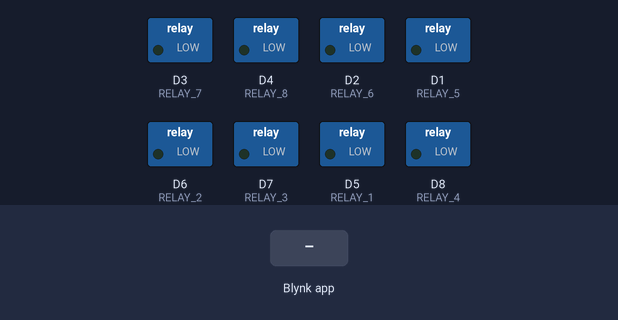
A sketch run on a simulated ESP8266 (NodeMCU). Shown: switched loads named in the sketch (green lamp = pin HIGH). Inputs (shaded band) come from the test bench. WiFi joins after 1.5 s; servers stay silent unless stated.

Above: at 3.0 s.
3.1 s: Blynk app writes 1 to V1
At 3.8 s:
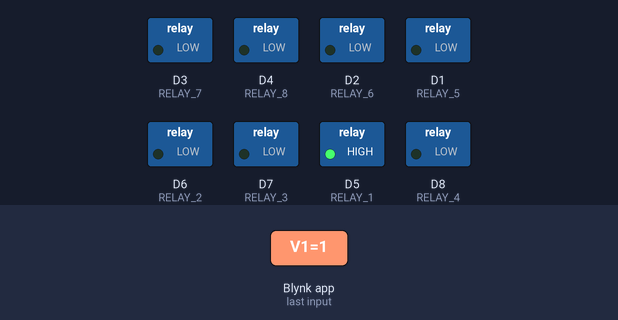
4.6 s: Blynk app writes 1 to V2
At 4.9 s:
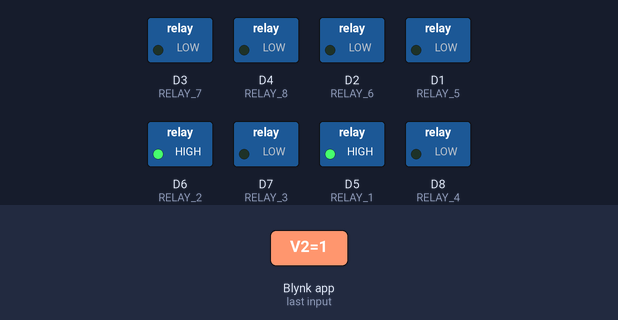
6.1 s: Blynk app writes 0 to V1
At 7.3 s:
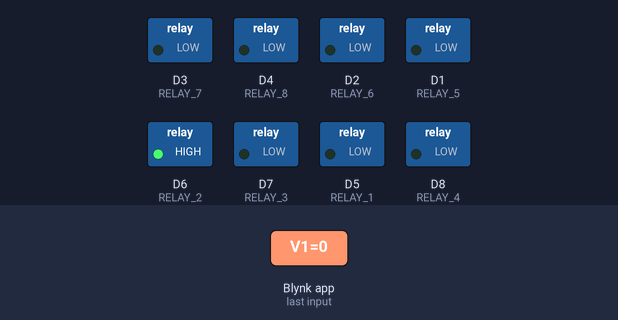
7.6 s: Blynk app writes 1 to V3
At 8.5 s:
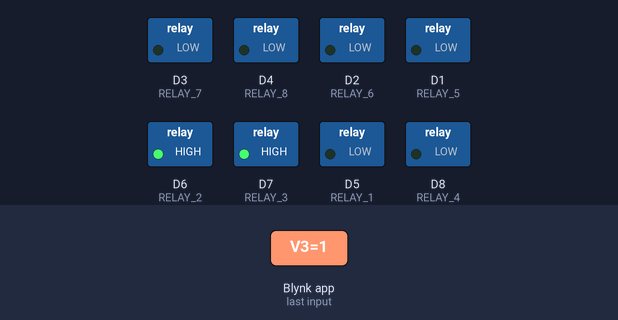
9.1 s: Blynk app writes 200 to V1
At 9.6 s:
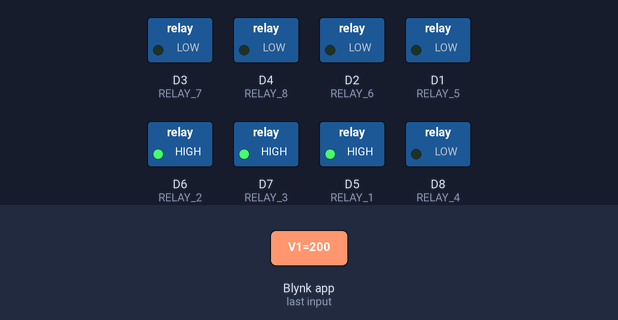
10.6 s: Blynk app writes 0 to V2
At 11.9 s:
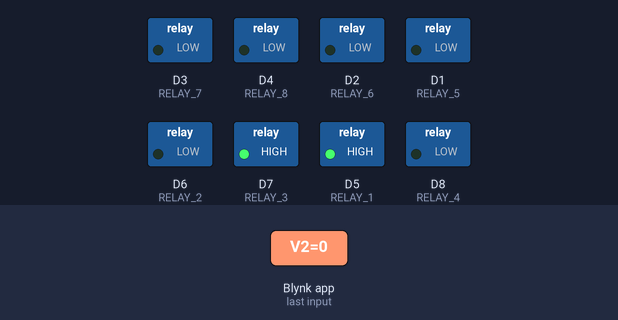
Timing chart, 0 to 13.1 s (numbered marks = the images above; inputs shaded):
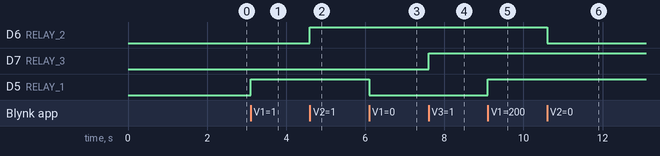

The sketch:

eightchannelrelayhomeautomation.ino
```cpp
// (licence header left out)
#define BLYNK_PRINT Serial
#include <ESP8266WiFi.h>
#include <BlynkSimpleEsp8266.h>

char auth[] = "YourAuthToken";
char ssid[] = "YourNetworkName";
char pass[] = "YourPassword";

#define RELAY_1 D5 // GPIO14 for relay 1
#define RELAY_2 D6 // GPIO12 for relay 2
#define RELAY_3 D7 // GPIO13 for relay 3
#define RELAY_4 D8 // GPIO15 for relay 4
#define RELAY_5 D1 // GPIO5 for relay 5
#define RELAY_6 D2 // GPIO4 for relay 6
#define RELAY_7 D3 // GPIO0 for relay 7
#define RELAY_8 D4 // GPIO2 for relay 8

BlynkTimer timer;

void setup()
{
  Serial.begin(9600);
  Blynk.begin(auth, ssid, pass);

  pinMode(RELAY_1, OUTPUT);
  pinMode(RELAY_2, OUTPUT);
  pinMode(RELAY_3, OUTPUT);
  pinMode(RELAY_4, OUTPUT);
  pinMode(RELAY_5, OUTPUT);
  pinMode(RELAY_6, OUTPUT);
  pinMode(RELAY_7, OUTPUT);
  pinMode(RELAY_8, OUTPUT);

  timer.setInterval(1000L, checkRelayStatus); // check relay status every 1s
}

void loop()
{
  Blynk.run();
  timer.run();
}

void checkRelayStatus()
{
  Blynk.virtualWrite(V1, digitalRead(RELAY_1));
  Blynk.virtualWrite(V2, digitalRead(RELAY_2));
  Blynk.virtualWrite(V3, digitalRead(RELAY_3));
  Blynk.virtualWrite(V4, digitalRead(RELAY_4));
  Blynk.virtualWrite(V5, digitalRead(RELAY_5));
  Blynk.virtualWrite(V6, digitalRead(RELAY_6));
  Blynk.virtualWrite(V7, digitalRead(RELAY_7));
  Blynk.virtualWrite(V8, digitalRead(RELAY_8));
}

BLYNK_WRITE(V1)
{
  digitalWrite(RELAY_1, param.asInt());
}

BLYNK_WRITE(V2)
{
  digitalWrite(RELAY_2, param.asInt());
}

BLYNK_WRITE(V3)
{
  digitalWrite(RELAY_3, param.asInt());
}

BLYNK_WRITE(V4)
{
  digitalWrite(RELAY_4, param.asInt());
}

BLYNK_WRITE(V5)
{
  digitalWrite(RELAY_5, param.asInt());
}

BLYNK_WRITE(V6)
{
  digitalWrite(RELAY_6, param.asInt());
}

BLYNK_WRITE(V7)
{
  digitalWrite(RELAY_7, param.asInt());
}

BLYNK_WRITE(V8)
{
  digitalWrite(RELAY_8, param.asInt());
}
```

Measured:
- after the input at 3.1 s, D5 (RELAY_1): LOW → HIGH at once
- after the input at 4.6 s, D6 (RELAY_2): LOW → HIGH at once
- after the input at 6.1 s, D5 (RELAY_1): HIGH → LOW at once
- after the input at 7.6 s, D7 (RELAY_3): LOW → HIGH at once
- after the input at 9.1 s, D5 (RELAY_1): LOW → HIGH at once
- after the input at 10.6 s, D6 (RELAY_2): HIGH → LOW at once
